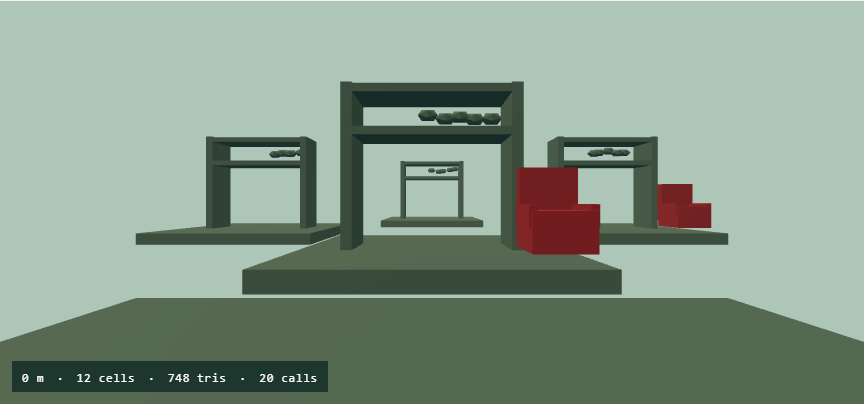
#> input picture evidence/morph-case/canopy-before.png, 864 x 404 px
$ python -i visual-review.py   (imports and definitions only)
#> lines starting #> are read from the running program, lines starting #| are printed output that depends on the picture
"""Compare stills in normalized image coordinates. Requires Pillow and FFmpeg.
Run: python tools/visual-review.py
"""
import hashlib
import io
import json
import os
from pathlib import Path
import statistics
import subprocess

from PIL import Image, ImageChops, ImageStat

root = Path(__file__).resolve().parents[1]
folder = root / "evidence/morph-case"
clip = root / "examples/canopy-source.mp4"

def reference_frame(seconds):
#> further down, picture is the input picture: PIL image 864x404 RGB; mean R, G, B 134, 153.3, 137.5
    data = subprocess.check_output([
        os.environ.get("FFMPEG", "ffmpeg"), "-v", "error", "-ss", str(seconds),
        "-i", str(clip), "-frames:v", "1", "-f", "image2pipe", "-vcodec", "png", "-"
    ], timeout=60)
    return Image.open(io.BytesIO(data)).convert("RGB")

def measure(img):
    # Apply the same vertical crop to remove the pilot HUD region, then map
    # normalized coordinates to a common grid. Perspective remains unmatched.
    img = img.convert("RGB").crop((0, 0, img.width, int(img.height*.86)))
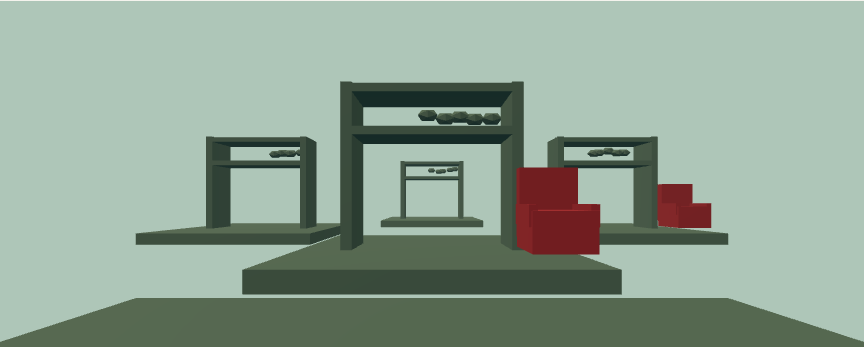
#> img: PIL image 864x347 RGB; mean R, G, B 143.4, 162.6, 147.7
    img = img.resize((128, 72), Image.Resampling.BOX)
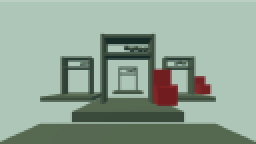
#> img: PIL image 128x72 RGB (shown 2 times larger); mean R, G, B 143.4, 162.7, 147.7
    luminance = img.convert("L")
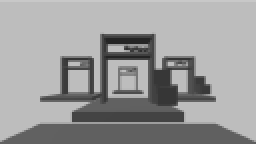
#> luminance: PIL image 128x72 L (shown 2 times larger); min 36, max 200, mean 155.1
    pixels = luminance.tobytes()
    cols, rows = img.size
#> cols = 128; rows = 72
    dx, dy = [], []
    for y in range(1,rows):
        for x in range(1,cols):
            i = y*cols+x
            dx.append(abs(pixels[i]-pixels[i-1]))
            dy.append(abs(pixels[i]-pixels[i-cols]))
#> after the loop, dx = 9017 values, max 126 at index 2982, min 0 at index 0, mean 4.18; dy = 9017 values, max 122 at index 3736, min 0 at index 127, mean 7.2
    bins = [0]*64
    for r,g,b in zip(*[iter(img.tobytes())]*3):
        bins[(r//64)*16+(g//64)*4+b//64] += 1
#> after the loop, bins = 64 values, max 5846 at index 46, min 0 at index 1, mean 144
    layers = [ImageStat.Stat(luminance.crop((0,start,cols,start+24))).mean[0] for start in (0,24,48)]
#> layers = [182.5, 155.1, 127.7]
    return {
        "meanRGB": ImageStat.Stat(img).mean, "meanLuma": statistics.mean(pixels),
        "lumaStd": statistics.pstdev(pixels), "lumaByVerticalThird": layers,
        "verticalEdgeFraction": sum(v>=18 for v in dx)/len(dx),
        "horizontalEdgeFraction": sum(v>=18 for v in dy)/len(dy),
        "histogram": [v/len(pixels) for v in bins],
    }

# [1 line that did not run here, left out]
stages = {}
# [6 lines not run here, left out]
# [1 line that did not run here, left out]
# [1 line that did not run here, left out]
# [6 lines that did not run here, left out]
# [4 lines not run here, left out]

>>> from PIL import Image
>>> picture = Image.open('../evidence/morph-case/canopy-before.png')
>>> result = measure(picture)
#> result = 7 items
